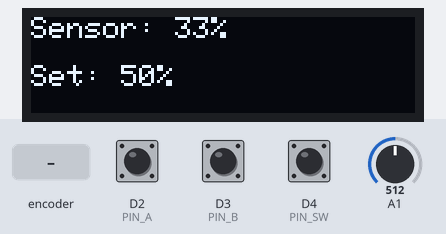
A sketch run on a simulated Arduino Zero (SAMD21). Shown: 128×32 one-colour display. The test bench sets the inputs (shaded band); at power-on: D4 (PIN_SW) HIGH, A1 = 512, D2 (PIN_A) HIGH, D3 (PIN_B) HIGH (analog values on the 0–1023 scale).

Above: at 1.2 s.
1.3 s: D4 (PIN_SW) pulled LOW for 0.15 s
At 1.77 s:
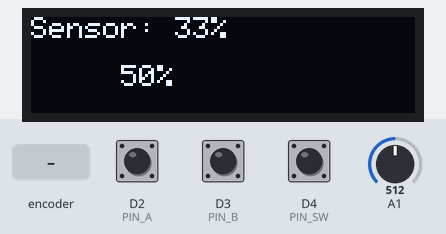
2.0 s: A1 set to 390
At 3.14 s:
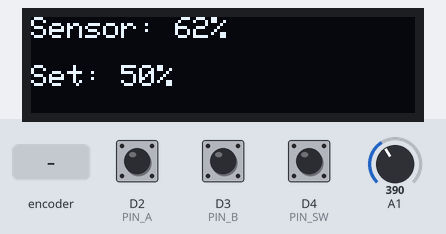
5.0 s: rotary encoder on D2 (PIN_A) / D3 (PIN_B) turned 3 steps (first pin leading)
At 5.48 s:
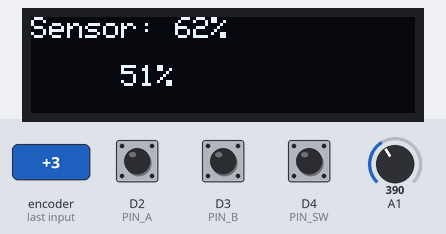
7.1 s: A1 set to 410
At 7.7 s:
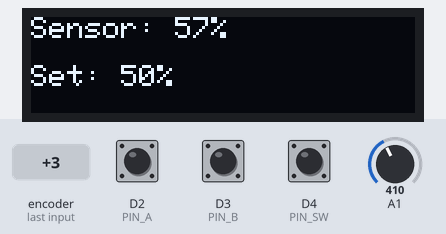
8.6 s: rotary encoder on D2 (PIN_A) / D3 (PIN_B) turned 1 step (first pin leading)
At 8.67 s:
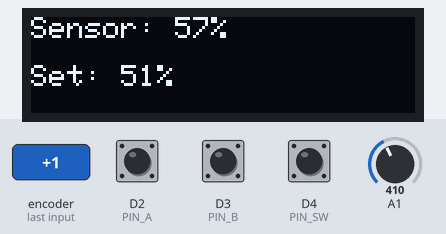
10.3 s: A1 set to 511
At 10.38 s:
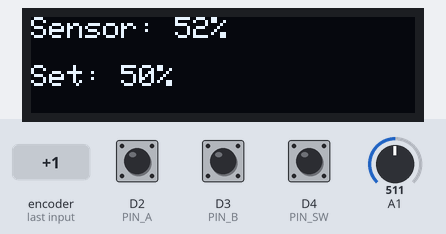
Timing chart, 0 to 12.8 s (numbered marks = the images above; inputs shaded):
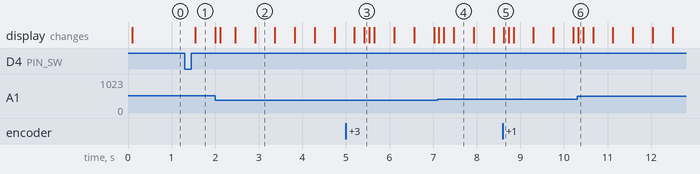

The sketch:

HumiditySet_RealHumidity.ino
```cpp
#include <Wire.h>
#include <Adafruit_GFX.h>
#include <Adafruit_SSD1306.h>

#define SCREEN_WIDTH 128
#define SCREEN_HEIGHT 32

Adafruit_SSD1306 display(SCREEN_WIDTH, SCREEN_HEIGHT, &Wire, -1);

// ENCODER
#define PIN_A 2
#define PIN_B 3
#define PIN_SW 4

// SOIL SENSOR
#define SOIL_PIN 1

int lastStateA;
int humSet = 50;

bool editMode = false;
bool blinkState = true;

unsigned long lastBlink = 0;

// ----------- ODCZYT WILGOTNOŚCI (STABILNY) -----------

int readHumidity() {
  long sum = 0;

  for (int i = 0; i < 10; i++) {
    sum += analogRead(SOIL_PIN);
    delay(5);
  }

  int raw = sum / 10;

  int humidity = map(raw, 2620, 920, 0, 100);

  return constrain(humidity, 0, 100);
}

// ----------- OLED -----------

void drawScreen(int humidity) {
  display.clearDisplay();

  display.setTextSize(1);
  display.setTextColor(SSD1306_WHITE);

  // MRUGANIE "SET"
  if (editMode) {
    if (millis() - lastBlink > 400) {
      blinkState = !blinkState;
      lastBlink = millis();
    }
  } else {
    blinkState = true;
  }

  // GÓRA
  display.setCursor(0, 0);
  display.print("Sensor: ");
  display.print(humidity);
  display.print("%");

  // DÓŁ
  display.setCursor(0, 16);

  if (blinkState) {
    display.print("Set: ");
  } else {
    display.print("     "); // znika tekst dla efektu mrugania
  }

  display.print(humSet);
  display.print("%");

  display.display();
}

// ----------- SETUP -----------

void setup() {
  Serial.begin(115200);

  pinMode(PIN_A, INPUT_PULLUP);
  pinMode(PIN_B, INPUT_PULLUP);
  pinMode(PIN_SW, INPUT_PULLUP);

  lastStateA = digitalRead(PIN_A);

  analogReadResolution(12);

  Wire.begin(6, 7);

  if (!display.begin(SSD1306_SWITCHCAPVCC, 0x3C)) {
    Serial.println("OLED FAIL");
    while (true);
  }

  display.clearDisplay();
}

// ----------- LOOP -----------

void loop() {
  int humidity = readHumidity();

  int currentStateA = digitalRead(PIN_A);

  // ENCODER
  if (currentStateA != lastStateA) {
    if (editMode) {
      if (digitalRead(PIN_B) != currentStateA) {
        humSet++;
      } else {
        humSet--;
      }

      humSet = constrain(humSet, 0, 100);
    }
  }

  lastStateA = currentStateA;

  // PRZYCISK
  if (digitalRead(PIN_SW) == LOW) {
    delay(200);
    editMode = !editMode;
  }

  drawScreen(humidity);

  delay(50);
}
```

Measured:
- after the input at 1.3 s, the display: changes after 0.25 s (image 1)
- after the input at 2.0 s, the display: first differs from a run without the input after 0.12 s (image 2)
- after the input at 5.0 s, the display: first differs from a run without the input after 0.42 s (image 3)
- after the input at 7.1 s, the display: first changes at once (image 4 shows a later state)
- after the input at 8.6 s, the display: changes at once (image 5)
- after the input at 10.3 s, the display: changes at once (image 6)
- what the display in image 2 shows lasts 0.5 s, from 2.9 s to 3.4 s
